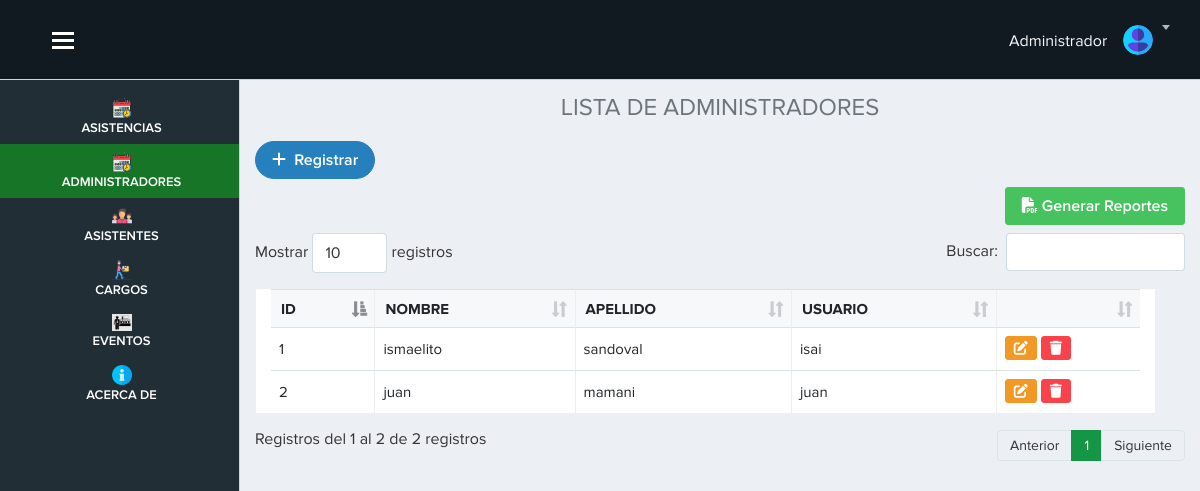
/vista/usuario.php (signed in), run on an earlier commit of the app's database.
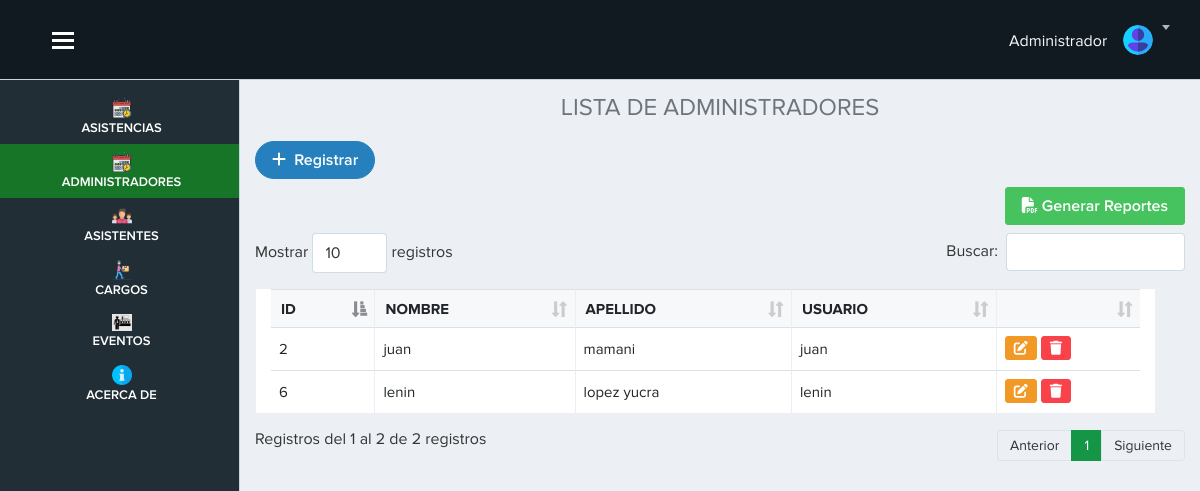
And on a later commit of the database.
### tables this page shows
CREATE TABLE `usuario`  (
  `id_usuario` int NOT NULL AUTO_INCREMENT,
  `nombre` varchar(100) NULL DEFAULT NULL,
  `apellido` varchar(100) NULL DEFAULT NULL,
  `usuario` varchar(100) NOT NULL,
  `password` varchar(255) NOT NULL,
  `id_evento` int NULL DEFAULT NULL,
  PRIMARY KEY (`id_usuario`) USING BTREE
);

### vista/usuario.php (the view, shortened to what this page needs)
<?php require('./layout/topbar.php'); ?>
<?php require('./layout/sidebar.php'); ?>
<div class="page-content">
    <h4 class="text-center text-secondary">LISTA DE ADMINISTRADORES</h4>
    <?php
      include "../modelo/conexion.php";
      $sql=$conexion->query(" SELECT * from usuario");
    ?>
    <a href="registro_usuario.php" class="btn btn-primary btn-rounded mb-2"><i class="fas fa-plus"></i> &nbsp;Registrar</a>
    <div class="text-right mb-2">
      <a href="fpdf/reporteusuarioV.php" target="_blank" class="btn btn-success"><i class="fas fa-file-pdf"></i> Generar Reportes</a>
    </div>
    <table class="table table-bordered table-hover col-sm-12" id="example">
      <thead>
        <tr>
          <th scope="col">ID</th>
          <th scope="col">NOMBRE</th>
          <th scope="col">APELLIDO</th>
          <th scope="col">USUARIO</th>
          <th></th>
        </tr>
      </thead>
      <tbody>
        <?php
          while($datos=$sql->fetch_object()) { ?>
          <tr>
            <td><?= $datos->id_usuario ?></td>
            <td><?= $datos->nombre ?></td>
            <td><?= $datos->apellido ?></td>
            <td><?= $datos->usuario ?></td>
            <td>
            <a href="" data-toggle="modal" data-target="#exampleModal<?= $datos->id_usuario ?>" class="btn btn-warning btn-sm"><i class="fas fa-edit"></i></a>
            <a href="usuario.php?id=<?= $datos->id_usuario ?>" onclick="advertencia(event)" class="btn btn-danger btn-sm"><i class="fas fa-trash"></i></a>
            </td>
          </tr>
        <?php  }
        ?>
      </tbody>
    </table>
</div>
</div>
<?php require('./layout/footer.php'); ?>

What changed in the data, as far as the page shows it:
removed usuario: id_usuario "1", nombre "ismaelito", apellido "sandoval", usuario "isai"
added usuario: id_usuario "6", nombre "lenin", apellido "lopez yucra", usuario "lenin"
